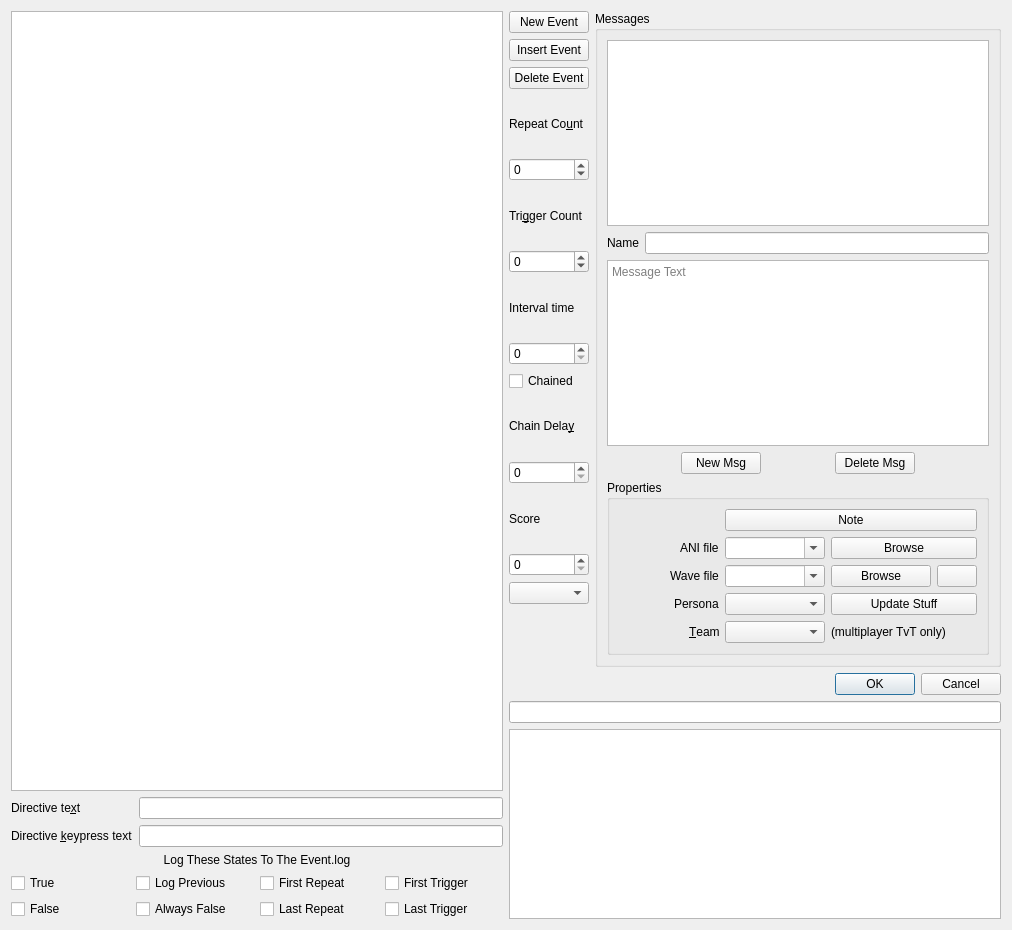
<?xml version="1.0" encoding="UTF-8"?>
<ui version="4.0">
 <class>fso::fred::dialogs::MissionEventsDialog</class>
 <widget class="QDialog" name="fso::fred::dialogs::MissionEventsDialog">
  <property name="geometry">
   <rect>
    <x>0</x>
    <y>0</y>
    <width>1012</width>
    <height>930</height>
   </rect>
  </property>
  <property name="windowTitle">
   <string>Mission Event Edit</string>
  </property>
  <layout class="QGridLayout" name="gridLayout_3">
   <item row="0" column="0">
    <layout class="QHBoxLayout" name="horizontalLayout">
     <item>
      <layout class="QVBoxLayout" name="verticalLayout">
       <item>
        <widget class="fso::fred::sexp_tree" name="eventTree">
         <attribute name="headerVisible">
          <bool>false</bool>
         </attribute>
        </widget>
       </item>
       <item>
        <layout class="QFormLayout" name="formLayout">
         <item row="0" column="1">
          <widget class="QLineEdit" name="editDirectiveText"/>
         </item>
         <item row="0" column="0">
          <widget class="QLabel" name="label">
           <property name="text">
            <string>Directive te&amp;xt</string>
           </property>
           <property name="buddy">
            <cstring>editDirectiveText</cstring>
           </property>
          </widget>
         </item>
         <item row="1" column="0">
          <widget class="QLabel" name="label_2">
           <property name="text">
            <string>Directive &amp;keypress text</string>
           </property>
           <property name="buddy">
            <cstring>editDirectiveKeypressText</cstring>
           </property>
          </widget>
         </item>
         <item row="1" column="1">
          <widget class="QLineEdit" name="editDirectiveKeypressText"/>
         </item>
        </layout>
       </item>
       <item>
        <layout class="QGridLayout" name="gridLayout_4">
         <item row="1" column="0">
          <widget class="QCheckBox" name="checkLogTrue">
           <property name="text">
            <string>True</string>
           </property>
          </widget>
         </item>
         <item row="1" column="3">
          <widget class="QCheckBox" name="checkLogFirstTrigger">
           <property name="text">
            <string>First Trigger</string>
           </property>
          </widget>
         </item>
         <item row="1" column="1">
          <widget class="QCheckBox" name="checkLogPrevious">
           <property name="text">
            <string>Log Previous</string>
           </property>
          </widget>
         </item>
         <item row="1" column="2">
          <widget class="QCheckBox" name="checkLogFirstRepeat">
           <property name="text">
            <string>First Repeat</string>
           </property>
          </widget>
         </item>
         <item row="2" column="0">
          <widget class="QCheckBox" name="checkLogFalse">
           <property name="text">
            <string>False</string>
           </property>
          </widget>
         </item>
         <item row="2" column="1">
          <widget class="QCheckBox" name="checkLogAlwaysFalse">
           <property name="text">
            <string>Always False</string>
           </property>
          </widget>
         </item>
         <item row="2" column="2">
          <widget class="QCheckBox" name="checkLogLastRepeat">
           <property name="text">
            <string>Last Repeat</string>
           </property>
          </widget>
         </item>
         <item row="2" column="3">
          <widget class="QCheckBox" name="checkLogLastTrigger">
           <property name="text">
            <string>Last Trigger</string>
           </property>
          </widget>
         </item>
         <item row="0" column="0" colspan="4">
          <widget class="QLabel" name="label_3">
           <property name="text">
            <string>Log These States To The Event.log</string>
           </property>
           <property name="alignment">
            <set>Qt::AlignCenter</set>
           </property>
          </widget>
         </item>
        </layout>
       </item>
      </layout>
     </item>
     <item>
      <layout class="QGridLayout" name="gridLayout" rowstretch="0,0,0,0,0,0,0,0,0,0,0,0,0,0,0,0,0,0,0">
       <item row="16" column="0" colspan="2">
        <widget class="QDialogButtonBox" name="okAndCancelButtons">
         <property name="orientation">
          <enum>Qt::Horizontal</enum>
         </property>
         <property name="standardButtons">
          <set>QDialogButtonBox::Cancel|QDialogButtonBox::Ok</set>
         </property>
        </widget>
       </item>
       <item row="13" column="0">
        <widget class="QSpinBox" name="scoreBox">
         <property name="maximum">
          <number>16777215</number>
         </property>
        </widget>
       </item>
       <item row="10" column="0">
        <widget class="QLabel" name="label_8">
         <property name="text">
          <string>Chain Dela&amp;y</string>
         </property>
         <property name="buddy">
          <cstring>chainDelayBox</cstring>
         </property>
        </widget>
       </item>
       <item row="7" column="0">
        <widget class="QLabel" name="label_6">
         <property name="text">
          <string>Interval time</string>
         </property>
         <property name="buddy">
          <cstring>intervalTimeBox</cstring>
         </property>
        </widget>
       </item>
       <item row="2" column="0">
        <widget class="QPushButton" name="btnDeleteEvent">
         <property name="sizePolicy">
          <sizepolicy hsizetype="Fixed" vsizetype="Fixed">
           <horstretch>0</horstretch>
           <verstretch>0</verstretch>
          </sizepolicy>
         </property>
         <property name="text">
          <string>Delete Event</string>
         </property>
        </widget>
       </item>
       <item row="1" column="0">
        <widget class="QPushButton" name="btnInsertEvent">
         <property name="sizePolicy">
          <sizepolicy hsizetype="Fixed" vsizetype="Fixed">
           <horstretch>0</horstretch>
           <verstretch>0</verstretch>
          </sizepolicy>
         </property>
         <property name="text">
          <string>Insert Event</string>
         </property>
        </widget>
       </item>
       <item row="17" column="0" colspan="2">
        <widget class="QLineEdit" name="miniHelpBox">
         <property name="readOnly">
          <bool>true</bool>
         </property>
        </widget>
       </item>
       <item row="4" column="0">
        <widget class="QSpinBox" name="repeatCountBox">
         <property name="minimum">
          <number>-1</number>
         </property>
         <property name="maximum">
          <number>16777215</number>
         </property>
        </widget>
       </item>
       <item row="8" column="0">
        <widget class="QSpinBox" name="intervalTimeBox">
         <property name="maximum">
          <number>16777215</number>
         </property>
        </widget>
       </item>
       <item row="0" column="0">
        <widget class="QPushButton" name="btnNewEvent">
         <property name="sizePolicy">
          <sizepolicy hsizetype="Fixed" vsizetype="Fixed">
           <horstretch>0</horstretch>
           <verstretch>0</verstretch>
          </sizepolicy>
         </property>
         <property name="text">
          <string>New Event</string>
         </property>
        </widget>
       </item>
       <item row="5" column="0">
        <widget class="QLabel" name="label_5">
         <property name="text">
          <string>Tri&amp;gger Count</string>
         </property>
         <property name="buddy">
          <cstring>triggerCountBox</cstring>
         </property>
        </widget>
       </item>
       <item row="12" column="0">
        <widget class="QLabel" name="label_7">
         <property name="text">
          <string>Score</string>
         </property>
         <property name="buddy">
          <cstring>scoreBox</cstring>
         </property>
        </widget>
       </item>
       <item row="6" column="0">
        <widget class="QSpinBox" name="triggerCountBox">
         <property name="minimum">
          <number>-1</number>
         </property>
         <property name="maximum">
          <number>16777215</number>
         </property>
        </widget>
       </item>
       <item row="18" column="0" colspan="2">
        <widget class="QTextEdit" name="helpBox">
         <property name="verticalScrollBarPolicy">
          <enum>Qt::ScrollBarAlwaysOff</enum>
         </property>
         <property name="readOnly">
          <bool>true</bool>
         </property>
        </widget>
       </item>
       <item row="9" column="0">
        <widget class="QCheckBox" name="chainedCheckBox">
         <property name="text">
          <string>Chained</string>
         </property>
        </widget>
       </item>
       <item row="0" column="1" rowspan="16">
        <widget class="QGroupBox" name="groupBox">
         <property name="title">
          <string>Messages</string>
         </property>
         <layout class="QGridLayout" name="gridLayout_2">
          <item row="1" column="1">
           <widget class="QLineEdit" name="messageName"/>
          </item>
          <item row="5" column="0" colspan="2">
           <widget class="QGroupBox" name="groupBox_2">
            <property name="title">
             <string>Properties</string>
            </property>
            <layout class="QGridLayout" name="gridLayout_6">
             <item row="2" column="2">
              <widget class="QPushButton" name="btnBrowseWave">
               <property name="sizePolicy">
                <sizepolicy hsizetype="Minimum" vsizetype="Fixed">
                 <horstretch>0</horstretch>
                 <verstretch>0</verstretch>
                </sizepolicy>
               </property>
               <property name="text">
                <string>Browse</string>
               </property>
              </widget>
             </item>
             <item row="1" column="0" alignment="Qt::AlignRight">
              <widget class="QLabel" name="label_10">
               <property name="text">
                <string>ANI file</string>
               </property>
               <property name="buddy">
                <cstring>aniCombo</cstring>
               </property>
              </widget>
             </item>
             <item row="4" column="1">
              <widget class="QComboBox" name="messageTeamCombo"/>
             </item>
             <item row="1" column="1">
              <widget class="QComboBox" name="aniCombo">
               <property name="editable">
                <bool>true</bool>
               </property>
              </widget>
             </item>
             <item row="2" column="0" alignment="Qt::AlignRight">
              <widget class="QLabel" name="label_11">
               <property name="text">
                <string>Wave file</string>
               </property>
               <property name="buddy">
                <cstring>waveCombo</cstring>
               </property>
              </widget>
             </item>
             <item row="3" column="1">
              <widget class="QComboBox" name="personaCombo"/>
             </item>
             <item row="4" column="2" colspan="2">
              <widget class="QLabel" name="label_14">
               <property name="text">
                <string>(multiplayer TvT only)</string>
               </property>
              </widget>
             </item>
             <item row="3" column="0" alignment="Qt::AlignRight">
              <widget class="QLabel" name="label_12">
               <property name="text">
                <string>Persona</string>
               </property>
               <property name="buddy">
                <cstring>personaCombo</cstring>
               </property>
              </widget>
             </item>
             <item row="2" column="3">
              <widget class="QPushButton" name="btnWavePlay">
               <property name="sizePolicy">
                <sizepolicy hsizetype="Fixed" vsizetype="Fixed">
                 <horstretch>0</horstretch>
                 <verstretch>0</verstretch>
                </sizepolicy>
               </property>
               <property name="text">
                <string/>
               </property>
               <property name="icon">
                <iconset resource="../resources/resources.qrc">
                 <normaloff>:/images/play.png</normaloff>:/images/play.png</iconset>
               </property>
              </widget>
             </item>
             <item row="3" column="2" colspan="2">
              <widget class="QPushButton" name="btnUpdateStuff">
               <property name="text">
                <string>Update Stuff</string>
               </property>
              </widget>
             </item>
             <item row="4" column="0" alignment="Qt::AlignRight">
              <widget class="QLabel" name="label_13">
               <property name="text">
                <string>&amp;Team</string>
               </property>
               <property name="buddy">
                <cstring>messageTeamCombo</cstring>
               </property>
              </widget>
             </item>
             <item row="2" column="1">
              <widget class="QComboBox" name="waveCombo">
               <property name="editable">
                <bool>true</bool>
               </property>
              </widget>
             </item>
             <item row="1" column="2" colspan="2">
              <widget class="QPushButton" name="btnAniBrowse">
               <property name="text">
                <string>Browse</string>
               </property>
              </widget>
             </item>
             <item row="0" column="1" colspan="3">
              <widget class="QPushButton" name="btnMsgNote">
               <property name="text">
                <string>Note</string>
               </property>
              </widget>
             </item>
            </layout>
           </widget>
          </item>
          <item row="1" column="0">
           <widget class="QLabel" name="label_9">
            <property name="text">
             <string>Name</string>
            </property>
            <property name="buddy">
             <cstring>messageName</cstring>
            </property>
           </widget>
          </item>
          <item row="0" column="0" colspan="2">
           <widget class="QListWidget" name="messageList">
            <property name="editTriggers">
             <set>QAbstractItemView::NoEditTriggers</set>
            </property>
            <property name="alternatingRowColors">
             <bool>true</bool>
            </property>
           </widget>
          </item>
          <item row="3" column="0" colspan="2">
           <layout class="QHBoxLayout" name="horizontalLayout_2">
            <property name="spacing">
             <number>0</number>
            </property>
            <item>
             <widget class="QPushButton" name="btnNewMsg">
              <property name="sizePolicy">
               <sizepolicy hsizetype="Fixed" vsizetype="Fixed">
                <horstretch>0</horstretch>
                <verstretch>0</verstretch>
               </sizepolicy>
              </property>
              <property name="text">
               <string>New Msg</string>
              </property>
             </widget>
            </item>
            <item>
             <widget class="QPushButton" name="btnDeleteMsg">
              <property name="sizePolicy">
               <sizepolicy hsizetype="Fixed" vsizetype="Fixed">
                <horstretch>0</horstretch>
                <verstretch>0</verstretch>
               </sizepolicy>
              </property>
              <property name="text">
               <string>Delete Msg</string>
              </property>
             </widget>
            </item>
           </layout>
          </item>
          <item row="2" column="0" colspan="2">
           <widget class="QPlainTextEdit" name="messageContent">
            <property name="statusTip">
             <string>Message Text</string>
            </property>
            <property name="whatsThis">
             <string>Message Text</string>
            </property>
            <property name="placeholderText">
             <string>Message Text</string>
            </property>
           </widget>
          </item>
         </layout>
        </widget>
       </item>
       <item row="14" column="0">
        <widget class="QComboBox" name="teamCombo"/>
       </item>
       <item row="3" column="0">
        <widget class="QLabel" name="label_4">
         <property name="text">
          <string>Repeat Co&amp;unt</string>
         </property>
         <property name="buddy">
          <cstring>repeatCountBox</cstring>
         </property>
        </widget>
       </item>
       <item row="11" column="0">
        <widget class="QSpinBox" name="chainDelayBox">
         <property name="maximum">
          <number>16777215</number>
         </property>
        </widget>
       </item>
      </layout>
     </item>
    </layout>
   </item>
  </layout>
 </widget>
 <customwidgets>
  <customwidget>
   <class>fso::fred::sexp_tree</class>
   <extends>QTreeView</extends>
   <header>ui/widgets/sexp_tree.h</header>
  </customwidget>
 </customwidgets>
 <resources>
  <include location="../resources/resources.qrc"/>
 </resources>
 <connections/>
</ui>
